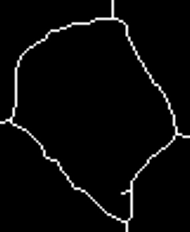
#> input picture data/ciclo_esempio.png, 190 x 232 px; its folder holds only this picture in this run
$ python fiber_analysis.py --input ../data/ciclo_esempio.png
#> lines starting #> are read from the running program, lines starting #| are printed output that depends on the picture; after the words box and inside, x2 and y2 are one past the last pixel; in counts of white or black regions, pixels touching at a corner belong together; long printed decimals are rounded
#!/usr/bin/env python3
"""
Script per l'analisi di immagini al microscopio di fibre muscolari.

Questo script esegue:
1. Caricamento dell'immagine
2. Preprocessing (riduzione rumore, normalizzazione)
3. Segmentazione delle fibre
4. Analisi morfometrica (area, perimetro, diametri)
5. Visualizzazione e salvataggio risultati
"""

import argparse
import os
from pathlib import Path
import glob

import cv2
import numpy as np
import matplotlib.pyplot as plt
import pandas as pd
from skimage import filters, measure, morphology, segmentation
from skimage.color import label2rgb
from skimage.segmentation import find_boundaries


class MuscleAnalyzer:
    """Classe per l'analisi di immagini di fibre muscolari."""

    def __init__(self, image_path):
        """
        Inizializza l'analizzatore.

        Args:
            image_path: Percorso all'immagine da analizzare
        """
        self.image_path = image_path
        self.image = None
        self.preprocessed = None
        self.segmented = None
        self.results = None
        self.boundaries = None

    def load_image(self):
        """Carica l'immagine in grayscale."""
        self.image = cv2.imread(str(self.image_path), cv2.IMREAD_GRAYSCALE)
#> self.image is the input picture: shape (232, 190); min 0, max 255, mean 8.4
        if self.image is None:
            raise ValueError(f"Impossibile caricare l'immagine: {self.image_path}")
        print(f"Immagine caricata: {self.image.shape}")
#| Immagine caricata: (232, 190)
        return self

    def preprocess(self):
        """Applica preprocessing all'immagine."""
        blurred = cv2.GaussianBlur(self.image, (5, 5), 0)
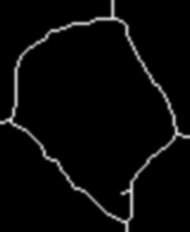
#> blurred: shape (232, 190); min 0, max 226, mean 8.4
        self.preprocessed = cv2.equalizeHist(blurred)
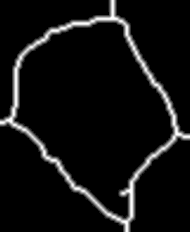
#> self.preprocessed: shape (232, 190); min 0, max 255, mean 16.6
        print("Preprocessing completato")
        return self

    def segment_fibers(self, threshold_method='otsu'):
        """
        Segmenta le fibre muscolari nell'immagine.

        Args:
            threshold_method: Metodo di thresholding ('otsu', 'adaptive')
        """
#> called with threshold_method = 'otsu'
        if threshold_method == 'otsu':
            threshold = filters.threshold_otsu(self.preprocessed)
#> threshold = 85
            binary = self.preprocessed > threshold
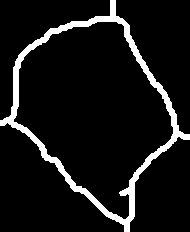
#> binary: shape (232, 190) bool; 8.6% white; 1 white region, box (x1, y1, x2, y2) and area: (0, 0, 190, 232) 3772
        elif threshold_method == 'adaptive':
            binary = filters.threshold_local(self.preprocessed, block_size=35)
            binary = self.preprocessed > binary
        else:
            raise ValueError(f"Metodo non supportato: {threshold_method}")

        binary = morphology.remove_small_objects(binary, min_size=50)
        binary = morphology.remove_small_holes(binary, area_threshold=50)
        self.segmented = measure.label(binary)

        # Trova i bordi
        self.boundaries = find_boundaries(self.segmented, mode='outer')
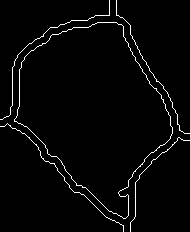
#> self.boundaries: shape (232, 190) bool; 2.5% white in thin lines or dots

        n_fibers = self.segmented.max()
#> n_fibers = 1
        print(f"Segmentazione completata: {n_fibers} fibre identificate")
#| Segmentazione completata: 1 fibre identificate
        return self

    def analyze_fibers(self):
        """Estrae parametri morfometrici per ogni fibra."""
        props = measure.regionprops_table(
            self.segmented,
            intensity_image=self.image,
            properties=(
                'label',
                'area',
                'perimeter',
                'eccentricity',
                'equivalent_diameter',
                'major_axis_length',
                'minor_axis_length',
                'mean_intensity',
                'centroid'
            )
        )
#> props = 10 items

        self.results = pd.DataFrame(props)
#> self.results = table of 1 rows and 10 columns

        self.results['circularity'] = (
            4 * np.pi * self.results['area'] / (self.results['perimeter'] ** 2)
        )
        self.results['aspect_ratio'] = (
            self.results['major_axis_length'] / self.results['minor_axis_length']
        )

        print(f"Analisi completata su {len(self.results)} fibre")
#| Analisi completata su 1 fibre
        print("\nStatistiche descrittive:")
        print(self.results[['area', 'perimeter', 'equivalent_diameter']].describe())
#|          area   perimeter  equivalent_diameter
#| count     1.0     1.000             1.000
#| mean   3772.0  1319.024            69.301
#| std       NaN         NaN                  NaN
#| min    3772.0  1319.024            69.301
#| 25%    3772.0  1319.024            69.301
#| 50%    3772.0  1319.024            69.301
#| 75%    3772.0  1319.024            69.301
#| max    3772.0  1319.024            69.301

        return self

    def save_results(self, output_dir):
        """
        Salva i risultati dell'analisi.

        Args:
            output_dir: Directory di output
        """
#> called with output_dir = 'output'
        output_dir = Path(output_dir)
        output_dir.mkdir(parents=True, exist_ok=True)

        base_name = Path(self.image_path).stem

        # Salva CSV con dati
        csv_path = output_dir / f"{base_name}_results.csv"
        self.results.to_csv(csv_path, index=False)
        print(f"Risultati salvati in: {csv_path}")

        # Crea visualizzazione principale
        fig, axes = plt.subplots(2, 3, figsize=(20, 13))

        # Immagine originale
        axes[0, 0].imshow(self.image, cmap='gray')
        axes[0, 0].set_title('Immagine Originale', fontsize=12, fontweight='bold')
        axes[0, 0].axis('off')

        # Immagine preprocessata
        axes[0, 1].imshow(self.preprocessed, cmap='gray')
        axes[0, 1].set_title('Preprocessing', fontsize=12, fontweight='bold')
        axes[0, 1].axis('off')

        # Segmentazione con overlay
        image_label_overlay = label2rgb(self.segmented, image=self.image, bg_label=0)
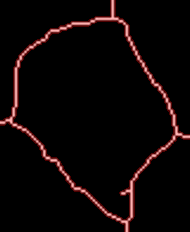
#> image_label_overlay: shape (232, 190, 3) float64; mean R, G, B 0.0487, 0.0231, 0.0231
        axes[0, 2].imshow(image_label_overlay)
        axes[0, 2].set_title(f'Segmentazione ({self.segmented.max()} fibre)', fontsize=12, fontweight='bold')
        axes[0, 2].axis('off')

        # Bordi sovrapposti all'originale
        image_with_boundaries = self.image.copy()
        if len(image_with_boundaries.shape) == 2:
            image_with_boundaries = cv2.cvtColor(image_with_boundaries, cv2.COLOR_GRAY2RGB)
        image_with_boundaries[self.boundaries] = [255, 0, 0]  # Rosso
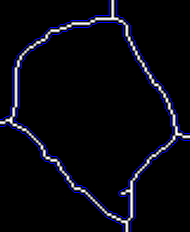
#> image_with_boundaries: shape (232, 190, 3); 2.5% of pixels changed, all inside (x1, y1, x2, y2) = (0, 0, 190, 232)
        axes[1, 0].imshow(image_with_boundaries)
        axes[1, 0].set_title('Bordi delle Fibre (rosso)', fontsize=12, fontweight='bold')
        axes[1, 0].axis('off')

        # Solo bordi su sfondo nero
        boundaries_only = np.zeros_like(self.image)
        boundaries_only[self.boundaries] = 255
        axes[1, 1].imshow(boundaries_only, cmap='gray')
        axes[1, 1].set_title('Solo Bordi', fontsize=12, fontweight='bold')
        axes[1, 1].axis('off')

        # Istogramma aree
        axes[1, 2].hist(self.results['area'], bins=30, edgecolor='black')
        axes[1, 2].set_title('Distribuzione Aree Fibre', fontsize=12, fontweight='bold')
        axes[1, 2].set_xlabel('Area (pixel²)')
        axes[1, 2].set_ylabel('Frequenza')
        axes[1, 2].grid(True, alpha=0.3)

        plt.tight_layout()

        # Salva figura
        fig_path = output_dir / f"{base_name}_analysis.png"
        plt.savefig(fig_path, dpi=300, bbox_inches='tight')
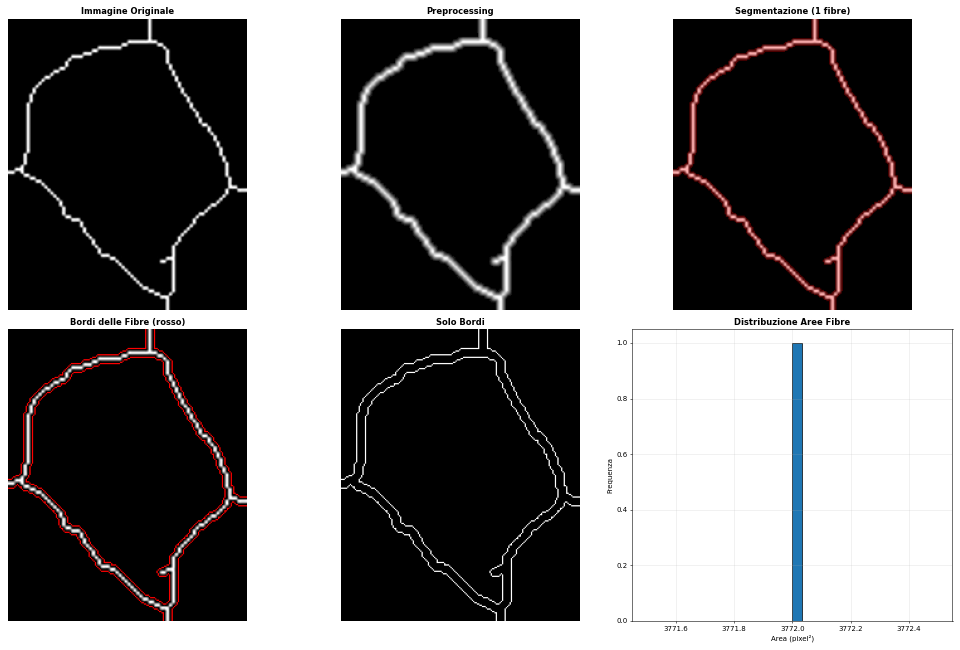
#> figure drawn by matplotlib, 6 panels; B, G, R data is drawn as R, G, B; panel 6: tallest bar 1 high, from x = 3772 to 3772
        print(f"Visualizzazione salvata in: {fig_path}")
        plt.close()

        # Salva immagine separata solo con i bordi
        boundaries_path = output_dir / f"{base_name}_boundaries.png"
        cv2.imwrite(str(boundaries_path), image_with_boundaries)
        print(f"Immagine bordi salvata in: {boundaries_path}")

        return self


def find_images_in_data_folder():
    """Trova tutte le immagini nella cartella data/."""
    data_dir = Path('data')
    if not data_dir.exists():
        print("Errore: La cartella 'data' non esiste!")
        return []

    extensions = ['*.tif', '*.tiff', '*.png', '*.jpg', '*.jpeg']
    images = []

    for ext in extensions:
        images.extend(data_dir.glob(ext))

    images = [img for img in images if img.name != '.gitkeep']

    # Rimuovi duplicati basandosi sul percorso assoluto risolto
    unique_images = {}
    for img in images:
        resolved = img.resolve()
        unique_images[str(resolved).lower()] = img

    return sorted(unique_images.values())


def process_single_image(image_path, output_dir, threshold_method):
    """Processa una singola immagine."""
    print("\n" + "=" * 60)
    print(f"ELABORAZIONE: {Path(image_path).name}")
    print("=" * 60)

    try:
        analyzer = MuscleAnalyzer(image_path)
        analyzer.load_image().preprocess().segment_fibers(threshold_method=threshold_method).analyze_fibers().save_results(output_dir)
        print("Completato con successo!")
        return True
    except Exception as e:
        print(f"Errore durante l'elaborazione: {e}")
        return False


def main():
    """Funzione principale."""
    parser = argparse.ArgumentParser(
        description='Analisi di immagini al microscopio di fibre muscolari'
    )
    parser.add_argument(
        '--input',
        type=str,
        help='Percorso all\'immagine di input'
    )
    parser.add_argument(
        '--output',
        type=str,
        default='output',
        help='Directory di output (default: output)'
    )
    parser.add_argument(
        '--threshold',
        type=str,
        default='otsu',
        choices=['otsu', 'adaptive'],
        help='Metodo di thresholding (default: otsu)'
    )
    parser.add_argument(
        '--batch',
        action='store_true',
        help='Processa tutte le immagini nella cartella data/'
    )

    args = parser.parse_args()

    if args.batch:
        print("=" * 60)
        print("MODALITA BATCH: Ricerca immagini in 'data/'")
        print("=" * 60)

        images = find_images_in_data_folder()

        if not images:
            print("\nNessuna immagine trovata nella cartella 'data/'")
            print("Formati supportati: .tif, .tiff, .png, .jpg, .jpeg")
            return

        print(f"\nTrovate {len(images)} immagini da processare:\n")
        for img in images:
            print(f"  - {img.name}")
        print()

        success_count = 0
        fail_count = 0

        for image_path in images:
            if process_single_image(image_path, args.output, args.threshold):
                success_count += 1
            else:
                fail_count += 1

        print("\n" + "=" * 60)
        print("RIEPILOGO BATCH")
        print("=" * 60)
        print(f"Totale immagini: {len(images)}")
        print(f"Elaborate con successo: {success_count}")
        print(f"Errori: {fail_count}")
        print("=" * 60)

    else:
        if not args.input:
            print("Errore: Devi specificare --input oppure usare --batch")
            print("\nEsempi d'uso:")
            print("  python scripts/fiber_analysis.py --input data/immagine.tif --output output/")
            print("  python scripts/fiber_analysis.py --batch --output output/")
            return

        if not os.path.exists(args.input):
            print(f"Errore: File non trovato: {args.input}")
            return

        process_single_image(args.input, args.output, args.threshold)


if __name__ == '__main__':
    main()
